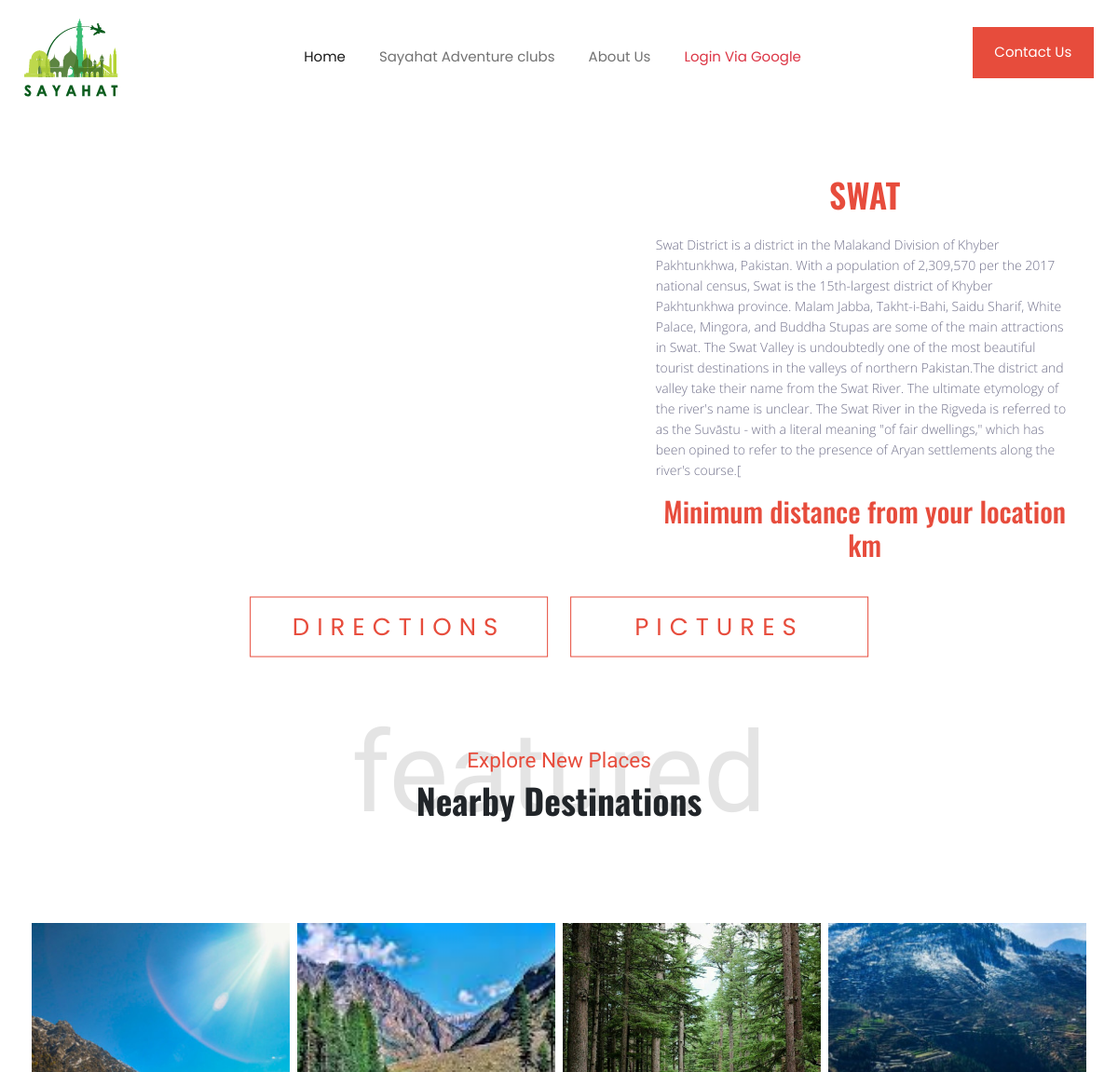
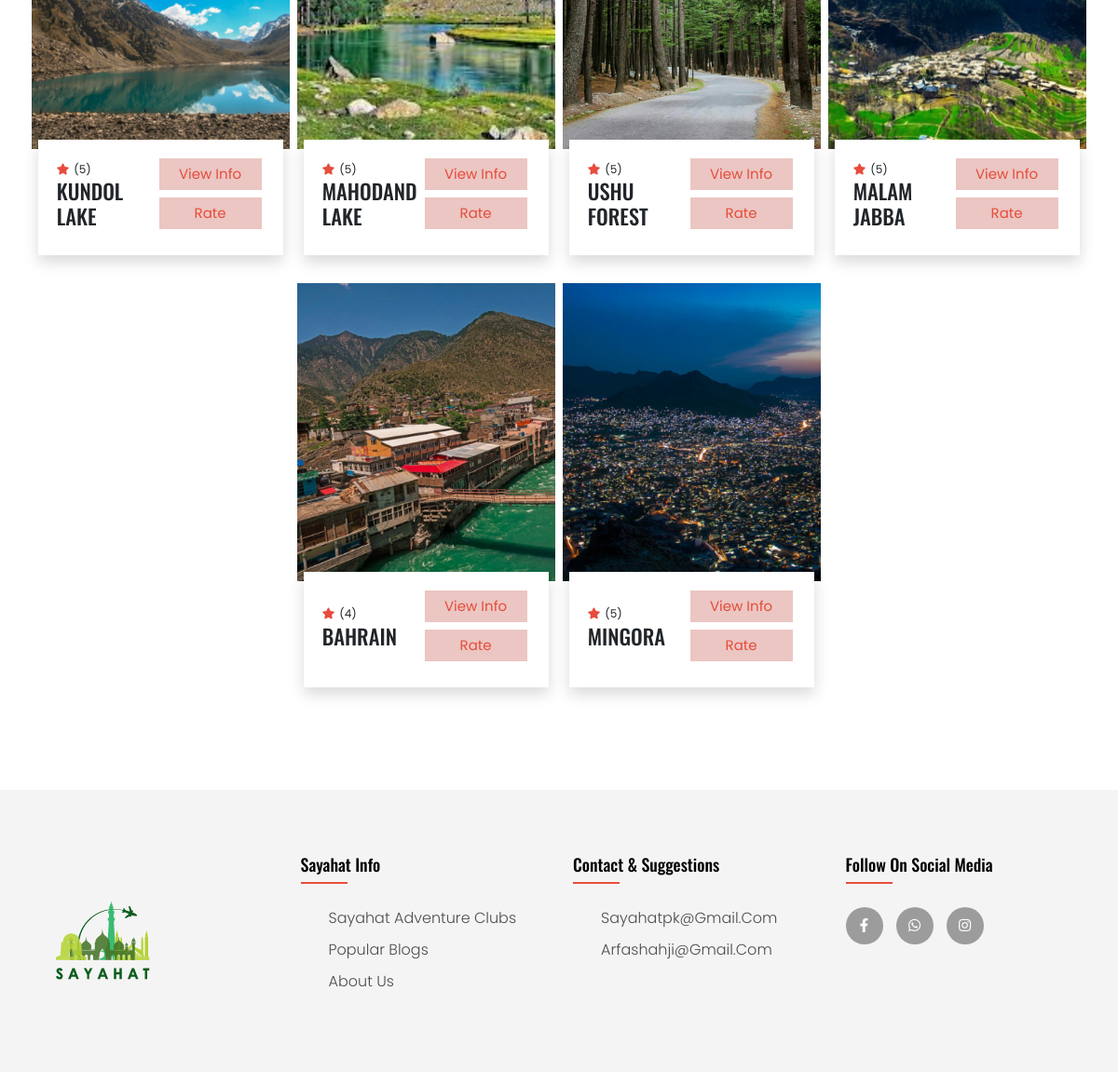
The app's page /46/ with its own data (2 pictures, top to bottom).
### locapp/models.py (models this page shows, shortened)
class DestinationCityDetails(models.Model):
    destination_name = models.CharField(max_length=50)
    destinationImage = models.ImageField(upload_to='destinationImages', blank = True, null = True)
    destination_desc = models.TextField()
    city_rating = models.PositiveIntegerField()
    admin_approved=models.BooleanField(default=False,blank=True,null=True)
    main_page_content = models.BooleanField(default=False)
    def __str__(self):
        return self.destination_name

class DestinationMetaDetails(models.Model):
    meta_destination = models.ForeignKey(DestinationCityDetails, models.CASCADE)
    meta_destination_name = models.CharField(max_length=60)
    meta_destination_Image = models.ImageField(upload_to='metadestinationImages')
    meta_destination_desc = models.TextField()
    destination_extras = models.CharField(max_length=200)
    place_rating = models.PositiveIntegerField()
    admin_approved=models.BooleanField(default=False,blank=True,null=True)
    main_page_content = models.BooleanField(default=False)

### locapp/views.py (the view)
# urls.py: path('<int:pk>/', views.dest_view2, name="show_dest"),
def dest_view2(request,pk):
    obj=DestinationCityDetails.objects.filter(id=pk)
    details=location_module(obj[0])
    distance=details[0]
    mapobj=details[1]
    dest_meta_details=details[2]
    tourist_lat = details[3]
    tourist_lon = details[4]
    context={'dest_details':obj,'distance':distance,'map':mapobj,'dest_meta_details':dest_meta_details
             ,'tourist_lat':tourist_lat,'tourist_lon':tourist_lon,'dest_lat':details[6],'dest_lon':details[7]}
    return render(request,'locapp/locationdetails.html',context)

### locapp/utils.py (called while the page is built)
def get_center_coordinates(latA, longA, latB=None, longB=None):
    cord = (latA, longA)
    if latB:
        cord = [(latA+latB)/2, (longA+longB)/2]
    return cord

def get_zoom(distance):
    if distance <=20:
        return 12
    elif distance<=50:
        return 10
    elif distance <= 100:
        return 9
    elif distance > 100 and distance <= 1500:
        return 5
    elif distance > 1501 and distance <= 3000:
        return 4
    else:
        return 2

### locapp/templates/locapp/locationdetails.html (shortened to what this page needs)
{% extends 'locapp/base.html' %}
{% block body %}
{% load static %}
{% for detail in dest_details %}
<div class="container mb-2">
  <div class="row px-2">
    <div class="col-md-7">
    </div>
    <div class="col-md-5 px-0">
    <section class="pt-2">
      <h1 class="text-center heading-orange">{{detail.destination_name}}</h1>
      <p class="py-3">{{detail.destination_desc}}</p>
      <h2 class="text-center heading-orange">Minimum distance from your location {{distance |floatformat:2}} km</h2>
    </section>
    </div>
  </div>
</div>
<div class="container mt-5" style="width:90%">
  <div class="text-box" style="margin-top: 62px;">
  <div class="row">
    <div class="col-md-12">
  <a href="https://www.google.com/maps/dir/{{tourist_lat}},{{tourist_lon}}/{{dest_lat}},{{dest_lon}}/" style="width: 320px;margin-right: 20px;" class="hero-btn red-btn">DIRECTIONS</a>
<a href="https://www.gettyimages.com/photos/{{detail.destination_name}}" style="width: 320px;" target="_blank" class="hero-btn red-btn">PICTURES</a>
</div>
</div>
</div>
</div>
{%endfor%}
{% if dest_meta_details %}
<section id="featured">
    <div class="container mb-5 mt-2" data-aos="fade-left">
      <div class="title py-2">
        <h4 class="title-primary">Explore New Places</h4>
        <h1 class="h1 h1-responsive title-secondary">Nearby Destinations</h1>
        <br>
      </div>
      <div class="row px-0 d-flex justify-content-center">
      {%for detail in dest_meta_details%}
        <div class="col-lg-3 px-1 py-3">
          <div class="card-design">
            <div class="image">
              <img src="{{detail.meta_destination_Image.url}}" alt="">
            </div>
            <div class="card-text shadow">
              <div class="item">
                <span><i class="fas fa-star"></i>({{detail.place_rating}})</span>
                <h4 class="h4">{{detail.meta_destination_name}}</h4>
              </div>
              <div class="px-1">
                <a class="item" href="{%url 'locapp:loc_meta_detail' pk=detail.id %}"><button style="width: 110px;" class="btn">View Info</button></a>
                <div class="py-2">
                <a class="item"  href="{%url 'locapp:addRating' %}"><button style="width:110px"  class="btn">Rate</button></a>
              </div>
            </div>
            </div>
          </div>
        </div>
        {%endfor%}
      </div>
    </div>
  </section>
  {%else%}
  <div style="margin-bottom: 130px;"></div>
{%endif%}
{% endblock body %}

### locapp/static/styles/main_styles.css (style rules this page uses)
* { margin: 0; padding: 0; -webkit-font-smoothing: antialiased; -webkit-text-shadow: rgba(0,0,0,.01) 0 0 1px; text-shadow: rgba(0,0,0,.01) 0 0 1px; }
body { font-family: 'Open Sans', sans-serif; font-size: 14px; font-weight: 400; background: #FFFFFF; color: #a5a5a5; }
div { display: block; position: relative; -webkit-box-sizing: border-box; -moz-box-sizing: border-box; box-sizing: border-box; }
p { font-family: 'Open Sans', sans-serif; font-size: 14px; line-height: 1.9285; font-weight: 400; color: #72728c; -webkit-font-smoothing: antialiased; -webkit-text-shadow: rgba(0,0,0,.01) 0 0 1px; text-shadow: rgba(0,0,0,.01) 0 0 1px; }
p:last-of-type { margin-bottom: 0; }
a, a:hover, a:visited, a:active, a:link { text-decoration: none; -webkit-font-smoothing: antialiased; -webkit-text-shadow: rgba(0,0,0,.01) 0 0 1px; text-shadow: rgba(0,0,0,.01) 0 0 1px; }
h1 { font-size: 72px; }
h2 { font-size: 48px; }
h4 { font-size: 24px; }
h1, h2, h3, h4, h5, h6 { font-family: 'Oswald', sans-serif; font-weight: 400; -webkit-font-smoothing: antialiased; -webkit-text-shadow: rgba(0,0,0,.01) 0 0 1px; text-shadow: rgba(0,0,0,.01) 0 0 1px; }
section { display: block; position: relative; box-sizing: border-box; }

### locapp/static/styles/style.css (style rules this page uses)
:root { --color-primary:#e74c3c; --color-secondary:#0a6245; --font:'Poppins',sans-serif; --font-secondary:'Satisfy',cursive; --color-white:#ffffff; }
html, body { font-family: 'Poppins', sans-serif; font-size: 15px; line-height: 1.5; margin:0; box-sizing:border-box; top: 0; left: 0; }
#featured { width:100%; padding:50px 0; }
#featured .title { text-align:center; }
#featured .title .title-primary { color:#e74c3c; font-family:var(--font-secondary); position:relative; }
#featured .title .title-primary:before { content:'featured'; position:absolute; top:100%; left:50%; transform:translate(-50%,-50%); font-size:120px; color:black; opacity:0.1; z-index:-1; }
#featured .title .title-secondary { font-weight:700; }
#featured .card-design { width:100%; }
#featured .card-design .image { position:relative; width:100%; height:320px; z-index:-1; }
#featured .card-design .image img { position:absolute; top:0; left:0; width:100%; height:100%; object-fit:cover; }
#featured .card-design .card-text { background-color:white!important; width:95%; margin: auto; margin-top:-10px; padding:20px; display:flex; justify-content:space-between; z-index:9; }
#featured .card-design .card-text .item { align-self:center; }
#featured .card-design .card-text .item span { font-size:0.8em; }
#featured .card-design .card-text span i.fas { color:var(--color-primary); margin-right:5px; }
#featured .card-design .card-text .item .btn { margin:0; padding:5px 15px; color:var(--color-primary); background:#dfa39c9d; border-radius: 0; }
* { margin:0; padding:0; font-family:"Poppins", sans-serif; }
.heading-orange { color:#e74c3c; }
a { text-decoration:none!important; }
h1 { font-size:36px; font-weight:600; }
p { font-size:14px; font-weight:300; line-height: 22px; padding: 10px; }
.text-box { width:50%; color:#fff; position:relative; top:50%; left:30%; transform:translate(-50%,-50%); }
.text-box a { letter-spacing: 4px; font-size:18px; }
.hero-btn { display:inline-block; text-decoration:none; color:#fff; border: 1px solid #fff; padding: 12px 34px; font-size: 13px; background: transparent; position: relative; cursor:pointer; }

### locapp/static/styles/aboutstyle.css (style rules this page uses)
* { margin:0; padding:0; font-family:"Poppins", sans-serif; }
a { text-decoration:none; }
h1 { font-size:36px; font-weight:600; }
p { font-size:14px; font-weight:300; line-height: 22px; padding: 10px; }
.text-box { width:90%; color:#fff; position:relative; top:50%; left:50%; transform:translate(-50%,-50%); text-align: center; }
.text-box a { letter-spacing: 8px; font-size:26px; }
.hero-btn { display:inline-block; text-decoration:none; color:#fff; border: 1px solid #fff; padding: 12px 34px; font-size: 13px; background: transparent; position: relative; cursor:pointer; }
.red-btn { border: 1px solid #e74c3c; background: transparent; color:#e74c3c; }
.row { margin-top: 5%; display: flex; justify-content:space-between; }

### locapp/static/styles/newstyle.css (style rules this page uses)
body { line-height: 1.5; font-family: 'Poppins', sans-serif; }
* { margin:0; padding:0; box-sizing: border-box; }

### records on screen
DestinationCityDetails: destination_name "SWAT", destination_desc "Swat District is a district in the Malakand Division of Khyber Pakhtunkhwa, Pakistan. With a population of 2,309,570 per the 2017 national census, Swat is the 15th-largest district of Khyber Pakhtunkhwa province. Malam Jabba, Takht-i-Bahi, Saidu Sharif, White Palace, Mingora, and Buddha Stupas are some of the main attractions in Swat. The Swat Valley is undoubtedly one of the most beautiful tourist destinations in the valleys of northern Pakistan.The district and valley take their name from the Swat River. The ultimate etymology of the river's name is unclear. The Swat River in the Rigveda is referred to as the Suvāstu - with a literal meaning \"of fair dwellings,\" which has been opined to…"
DestinationMetaDetails: meta_destination_Image (picture), place_rating "5", meta_destination_name "KUNDOL LAKE"
DestinationMetaDetails: meta_destination_Image (picture), place_rating "5", meta_destination_name "MAHODAND LAKE"
DestinationMetaDetails: meta_destination_Image (picture), place_rating "5", meta_destination_name "USHU FOREST"
DestinationMetaDetails: meta_destination_Image (picture), place_rating "5", meta_destination_name "MALAM JABBA"
DestinationMetaDetails: meta_destination_Image (picture), place_rating "4", meta_destination_name "BAHRAIN"
DestinationMetaDetails: meta_destination_Image (picture), place_rating "5", meta_destination_name "MINGORA"
